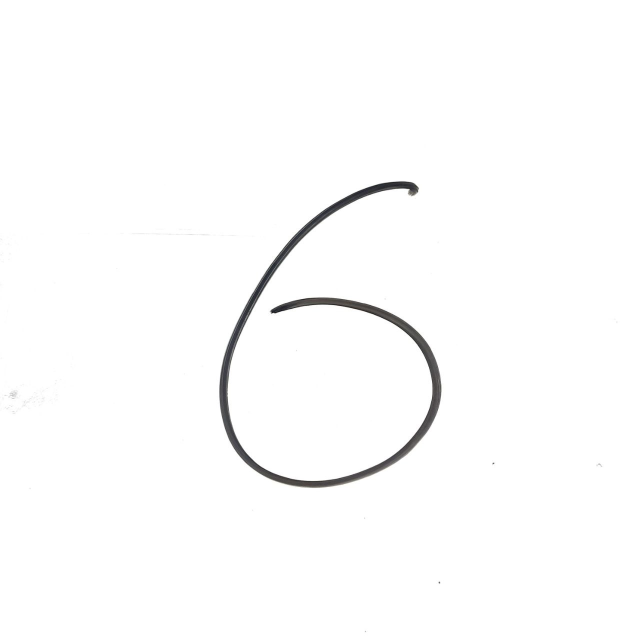
#> input picture custom_dataset/Test101/6.jpg, 1280 x 1280 px, found by its file name (shown at 1/2 size)
$ jupyter execute --allow-errors Img_Prep.ipynb   (shell and % lines are left out)   (older library calls are emulated)
#> lines starting #> are read from the running program, lines starting #| are printed output that depends on the picture
[cell 1]
import cv2
import numpy as np
from google.colab import drive
from google.colab import files
from PIL import Image
from PIL import ImageOps
from PIL import ImageEnhance
import matplotlib.pyplot as plt

#позволяет просматривать изображения cv2 в блокноте
from google.colab.patches import cv2_imshow

[cell 2]
#подключает облачный диск Google Drive
drive.mount('/content/gdrive')

[cell 3]
#загрузка изображения в переменную img
img = Image.open('/content/gdrive/MyDrive/Colab Notebooks/custom_dataset/Test101/6.jpg')
#> img is the input picture: PIL image 1280x1280 RGB; mean R, G, B 252.1, 252.1, 252.1
#конвертация изображения в оттенки серого
img = img.convert('L')
#> img: PIL image 1280x1280 L
#увеличение контраста
enhancer = ImageEnhance.Contrast(img)
img = enhancer.enhance(2)
#сохранение изображения для последующего открытия в OpenCV
img.save('123.png')
#вывод изображения в блокнот
plt.imshow(img)
plt.show()

[cell 4]
#открытие изображения в OpenCV и добавление медианного размытия для снижения шумов
img = cv2.imread('/content/123.png', 0)
#> (the rest of this cell did not finish here and is left out)

#> (a cell that did not finish here is left out)

#> (a cell that did not finish here is left out)

[cell 7]
#отцентровка изображения по центру масс пикселей

#изображение загружается в оттенках серого
img = cv2.imread('123.png', 0)

#эта строка находит индексы всех пикселей, значение которых равно нулю
Y, X = np.nonzero(img == 0)
#вычисляет центр масс черных пикселей
center_of_mass = (np.mean(X), np.mean(Y))
#> center_of_mass = (658.2, 692.5)

#получает размеры изображения
height, width = img.shape
#> height = 1280; width = 1280
#вычисление смещения от центра изображения до центра масс
shiftX = width//2 - center_of_mass[0]
#> shiftX = -18.2
shiftY = height//2 - center_of_mass[1]
#> shiftY = -52.5

#применяет смещение
M = np.float32([[1, 0, shiftX], [0, 1, shiftY]])
#> M = [[1, 0, -18.2], [0, 1, -52.5]]
img = cv2.warpAffine(img, M, (width, height), borderValue=255)
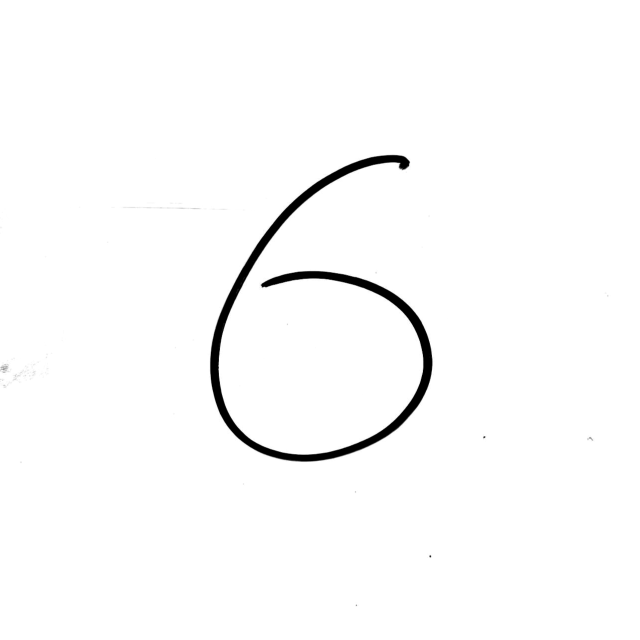
#> img: shape (1280, 1280) (shown at 1/2 size); min 0, max 255, mean 250.8

#выводит изображение
cv2_imshow(img)

[cell 8]
img = Image.fromarray(img)
#форматирование изображения и нормализация
img = img.resize((28, 28), Image.ANTIALIAS)
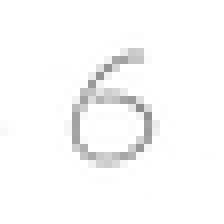
#> img: PIL image 28x28 L (shown 8 times larger); min 141, max 255, mean 250
#увеличение контраста
enhancer = ImageEnhance.Contrast(img)
img = enhancer.enhance(2.6)
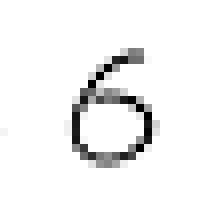
#> img: PIL image 28x28 L (shown 8 times larger); min 0, max 255, mean 243.2
#инвертирует цвета (белый в чёрный и наоборот)
img = ImageOps.invert(img)
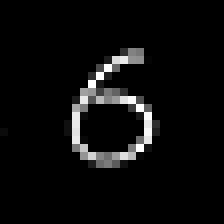
#> img: PIL image 28x28 L (shown 8 times larger); min 0, max 255, mean 11.8
#сохранение изображения в указаной директории
img.save('/content/gdrive/MyDrive/Colab Notebooks/custom_dataset/Test101/Rdy/6.png')
plt.imshow(img)
plt.show()

$ run again, with custom_dataset/Test101/0.jpg copied over custom_dataset/Test101/6.jpg
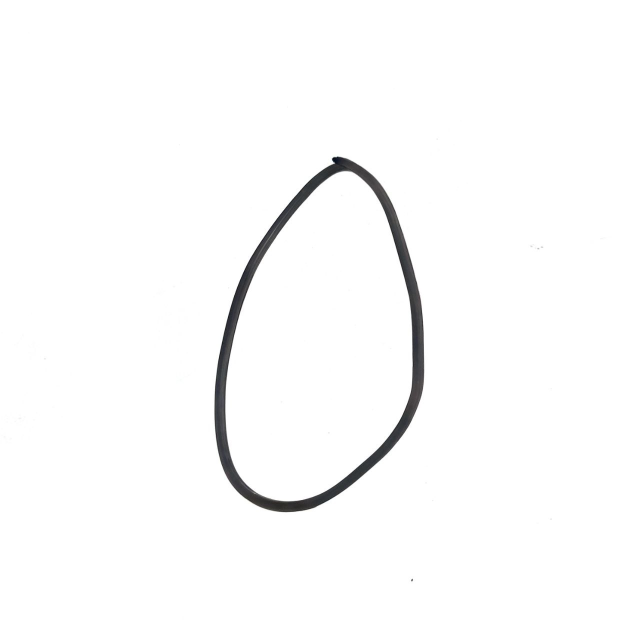
#> input picture custom_dataset/Test101/0.jpg, 1280 x 1280 px, found by its file name (shown at 1/2 size)
#> img is the input picture: PIL image 1280x1280 RGB; mean R, G, B 250.7, 250.7, 250.7
#> `img = enhancer.enhance(2)`:
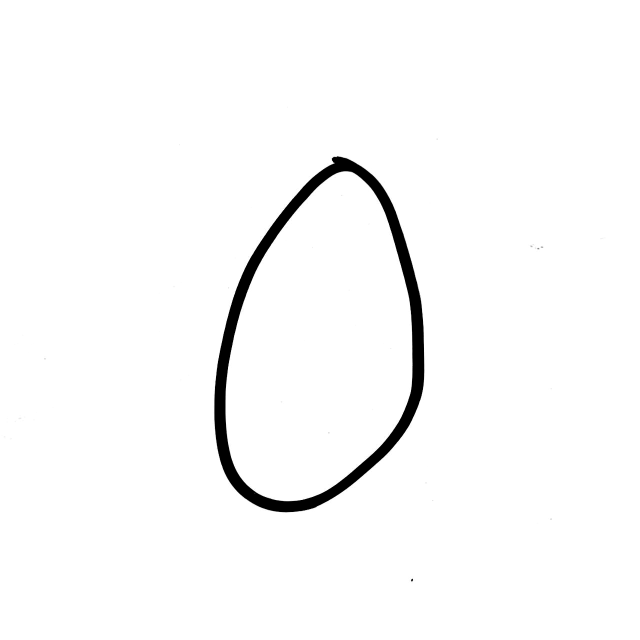
#> img: PIL image 1280x1280 L (shown at 1/2 size); min 0, max 255, mean 249.2
#> center_of_mass = (639.8, 687.6)
#> shiftX = 0.202
#> shiftY = -47.63
#> M = [[1, 0, 0.202], [0, 1, -47.63]]
#> `img = ImageOps.invert(img)`:
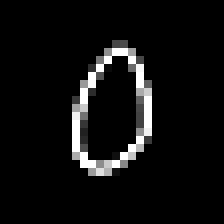
#> img: PIL image 28x28 L (shown 8 times larger); min 0, max 255, mean 15

$ run again, with custom_dataset/Test101/2.jpg copied over custom_dataset/Test101/6.jpg
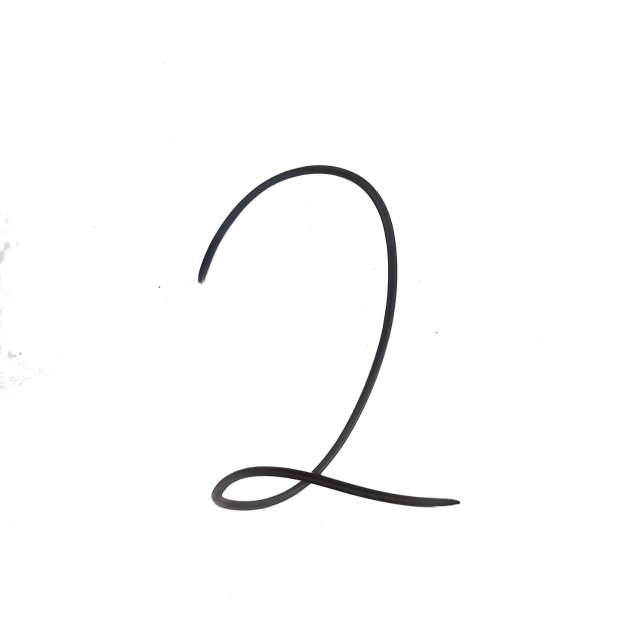
#> input picture custom_dataset/Test101/2.jpg, 1280 x 1280 px, found by its file name (shown at 1/2 size)
#> img is the input picture: PIL image 1280x1280 RGB; mean R, G, B 251.1, 251.1, 251.1
#> `img = enhancer.enhance(2)`:
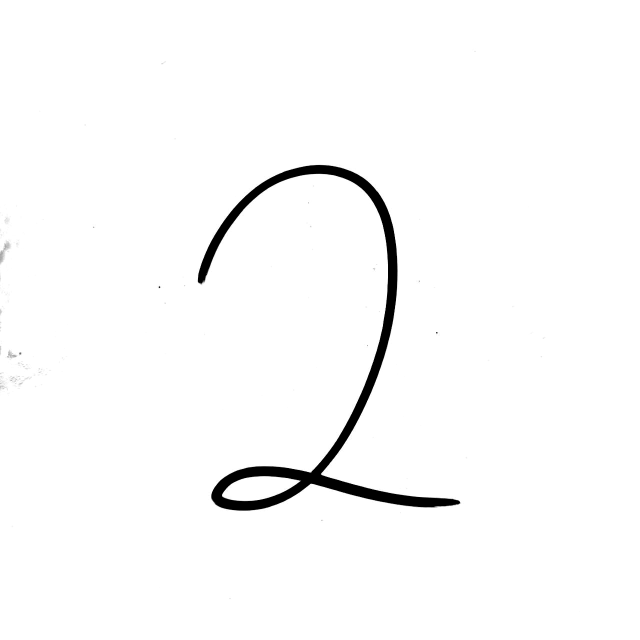
#> img: PIL image 1280x1280 L (shown at 1/2 size); min 0, max 255, mean 249.8
#> center_of_mass = (646.2, 733.8)
#> shiftX = -6.2
#> shiftY = -93.85
#> M = [[1, 0, -6.2], [0, 1, -93.85]]
#> `img = ImageOps.invert(img)`:
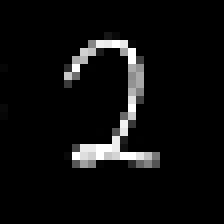
#> img: PIL image 28x28 L (shown 8 times larger); min 0, max 255, mean 13.8

$ run again, with custom_dataset/Test101/3.jpg copied over custom_dataset/Test101/6.jpg
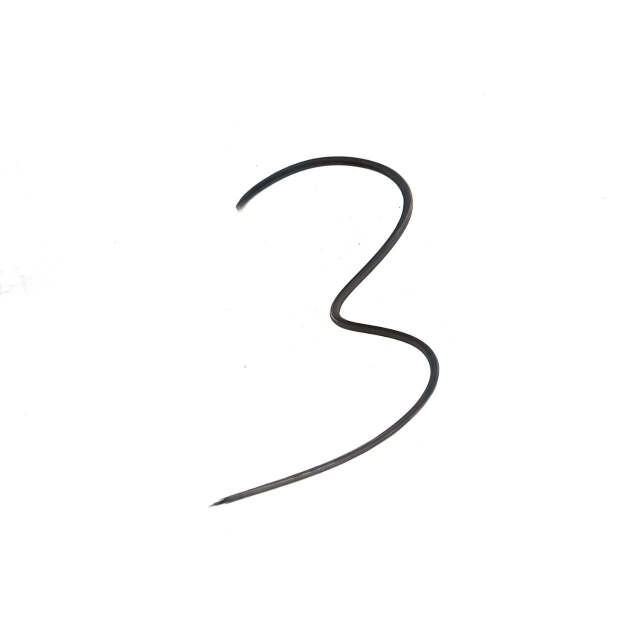
#> input picture custom_dataset/Test101/3.jpg, 1280 x 1280 px, found by its file name (shown at 1/2 size)
#> img is the input picture: PIL image 1280x1280 RGB; mean R, G, B 252.2, 252.1, 252.2
#> center_of_mass = (708.6, 614.4)
#> shiftX = -68.58
#> shiftY = 25.57
#> M = [[1, 0, -68.58], [0, 1, 25.57]]
#> `img = cv2.warpAffine(img, M, (width, height), borderValue=255)`:
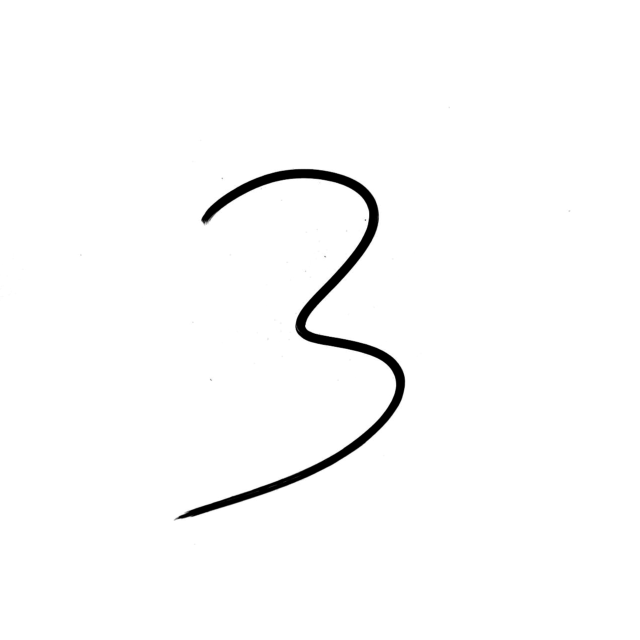
#> img: shape (1280, 1280) (shown at 1/2 size); min 0, max 255, mean 251
#> `img = ImageOps.invert(img)`:
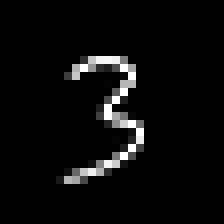
#> img: PIL image 28x28 L (shown 8 times larger); min 0, max 255, mean 11.1
